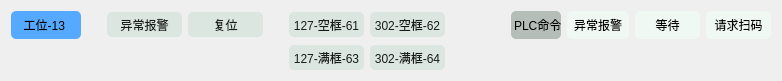
  <widget class="QWidget" name="layoutWidget">
   <property name="geometry">
    <rect>
     <x>21</x>
     <y>610</y>
     <width>780</width>
     <height>61</height>
    </rect>
   </property>
   <layout class="QGridLayout" name="gridLayout_13">
    <item row="0" column="0">
     <widget class="QLabel" name="lb_WorkStation_13">
      <property name="minimumSize">
       <size>
        <width>70</width>
        <height>28</height>
       </size>
      </property>
      <property name="styleSheet">
       <string notr="true">border-radius: 5px;
background-color: rgb(85, 170, 255);</string>
      </property>
      <property name="text">
       <string>工位-13 </string>
      </property>
      <property name="alignment">
       <set>Qt::AlignCenter</set>
      </property>
     </widget>
    </item>
    <item row="0" column="1">
     <spacer name="horizontalSpacer_38">
      <property name="orientation">
       <enum>Qt::Horizontal</enum>
      </property>
      <property name="sizeType">
       <enum>QSizePolicy::Fixed</enum>
      </property>
      <property name="sizeHint" stdset="0">
       <size>
        <width>20</width>
        <height>20</height>
       </size>
      </property>
     </spacer>
    </item>
    <item row="0" column="2">
     <widget class="QPushButton" name="pb_Error_13">
      <property name="minimumSize">
       <size>
        <width>75</width>
        <height>25</height>
       </size>
      </property>
      <property name="styleSheet">
       <string notr="true">background: rgb(220, 230, 225);
border-color: rgb(0, 0, 0);
border-radius: 5px;
color:rgb(24, 28, 27);</string>
      </property>
      <property name="text">
       <string>异常报警</string>
      </property>
     </widget>
    </item>
    <item row="0" column="3">
     <widget class="QPushButton" name="pb_Reset_13">
      <property name="minimumSize">
       <size>
        <width>75</width>
        <height>25</height>
       </size>
      </property>
      <property name="styleSheet">
       <string notr="true">background: rgb(220, 230, 225);
border-color: rgb(0, 0, 0);
border-radius: 5px;
color:rgb(24, 28, 27);</string>
      </property>
      <property name="text">
       <string>复位</string>
      </property>
     </widget>
    </item>
    <item row="0" column="4">
     <spacer name="horizontalSpacer_39">
      <property name="orientation">
       <enum>Qt::Horizontal</enum>
      </property>
      <property name="sizeType">
       <enum>QSizePolicy::Fixed</enum>
      </property>
      <property name="sizeHint" stdset="0">
       <size>
        <width>20</width>
        <height>20</height>
       </size>
      </property>
     </spacer>
    </item>
    <item row="0" column="5">
     <widget class="QPushButton" name="pb_CmdA_13">
      <property name="minimumSize">
       <size>
        <width>75</width>
        <height>25</height>
       </size>
      </property>
      <property name="styleSheet">
       <string notr="true">background: rgb(220, 230, 225);
border-color: rgb(0, 0, 0);
border-radius: 5px;
color:rgb(24, 28, 27);</string>
      </property>
      <property name="text">
       <string>127-空框-61</string>
      </property>
     </widget>
    </item>
    <item row="0" column="6">
     <widget class="QPushButton" name="pb_CmdB_13">
      <property name="minimumSize">
       <size>
        <width>75</width>
        <height>25</height>
       </size>
      </property>
      <property name="styleSheet">
       <string notr="true">background: rgb(220, 230, 225);
border-color: rgb(0, 0, 0);
border-radius: 5px;
color:rgb(24, 28, 27);</string>
      </property>
      <property name="text">
       <string>302-空框-62</string>
      </property>
     </widget>
    </item>
    <item row="0" column="7">
     <spacer name="horizontalSpacer_40">
      <property name="orientation">
       <enum>Qt::Horizontal</enum>
      </property>
      <property name="sizeType">
       <enum>QSizePolicy::Fixed</enum>
      </property>
      <property name="sizeHint" stdset="0">
       <size>
        <width>60</width>
        <height>20</height>
       </size>
      </property>
     </spacer>
    </item>
    <item row="0" column="8">
     <widget class="QLabel" name="label_16">
      <property name="minimumSize">
       <size>
        <width>50</width>
        <height>25</height>
       </size>
      </property>
      <property name="styleSheet">
       <string notr="true">border-radius: 5px;
background-color: rgb(180, 189, 184);</string>
      </property>
      <property name="text">
       <string> PLC命令</string>
      </property>
      <property name="alignment">
       <set>Qt::AlignCenter</set>
      </property>
     </widget>
    </item>
    <item row="0" column="9">
     <widget class="QLabel" name="lb_Error_13">
      <property name="minimumSize">
       <size>
        <width>62</width>
        <height>25</height>
       </size>
      </property>
      <property name="styleSheet">
       <string notr="true">border-radius: 5px;
background-color: rgb(240, 248, 244);</string>
      </property>
      <property name="text">
       <string>异常报警</string>
      </property>
      <property name="alignment">
       <set>Qt::AlignCenter</set>
      </property>
     </widget>
    </item>
    <item row="0" column="10">
     <widget class="QLabel" name="lb_Wait_13">
      <property name="minimumSize">
       <size>
        <width>65</width>
        <height>25</height>
       </size>
      </property>
      <property name="styleSheet">
       <string notr="true">border-radius: 5px;
background-color: rgb(240, 248, 244);</string>
      </property>
      <property name="text">
       <string>等待</string>
      </property>
      <property name="alignment">
       <set>Qt::AlignCenter</set>
      </property>
     </widget>
    </item>
    <item row="0" column="11">
     <widget class="QLabel" name="lb_RequestCode_13">
      <property name="minimumSize">
       <size>
        <width>65</width>
        <height>25</height>
       </size>
      </property>
      <property name="styleSheet">
       <string notr="true">border-radius: 5px;
background-color: rgb(240, 248, 244);</string>
      </property>
      <property name="text">
       <string>请求扫码</string>
      </property>
      <property name="alignment">
       <set>Qt::AlignCenter</set>
      </property>
     </widget>
    </item>
    <item row="1" column="5">
     <widget class="QPushButton" name="pb_CmdC_13">
      <property name="minimumSize">
       <size>
        <width>75</width>
        <height>25</height>
       </size>
      </property>
      <property name="styleSheet">
       <string notr="true">background: rgb(220, 230, 225);
border-color: rgb(0, 0, 0);
border-radius: 5px;
color:rgb(24, 28, 27);</string>
      </property>
      <property name="text">
       <string>127-满框-63</string>
      </property>
     </widget>
    </item>
    <item row="1" column="6">
     <widget class="QPushButton" name="pb_CmdD_13">
      <property name="minimumSize">
       <size>
        <width>75</width>
        <height>25</height>
       </size>
      </property>
      <property name="styleSheet">
       <string notr="true">background: rgb(220, 230, 225);
border-color: rgb(0, 0, 0);
border-radius: 5px;
color:rgb(24, 28, 27);</string>
      </property>
      <property name="text">
       <string>302-满框-64</string>
      </property>
     </widget>
    </item>
   </layout>
  </widget>
